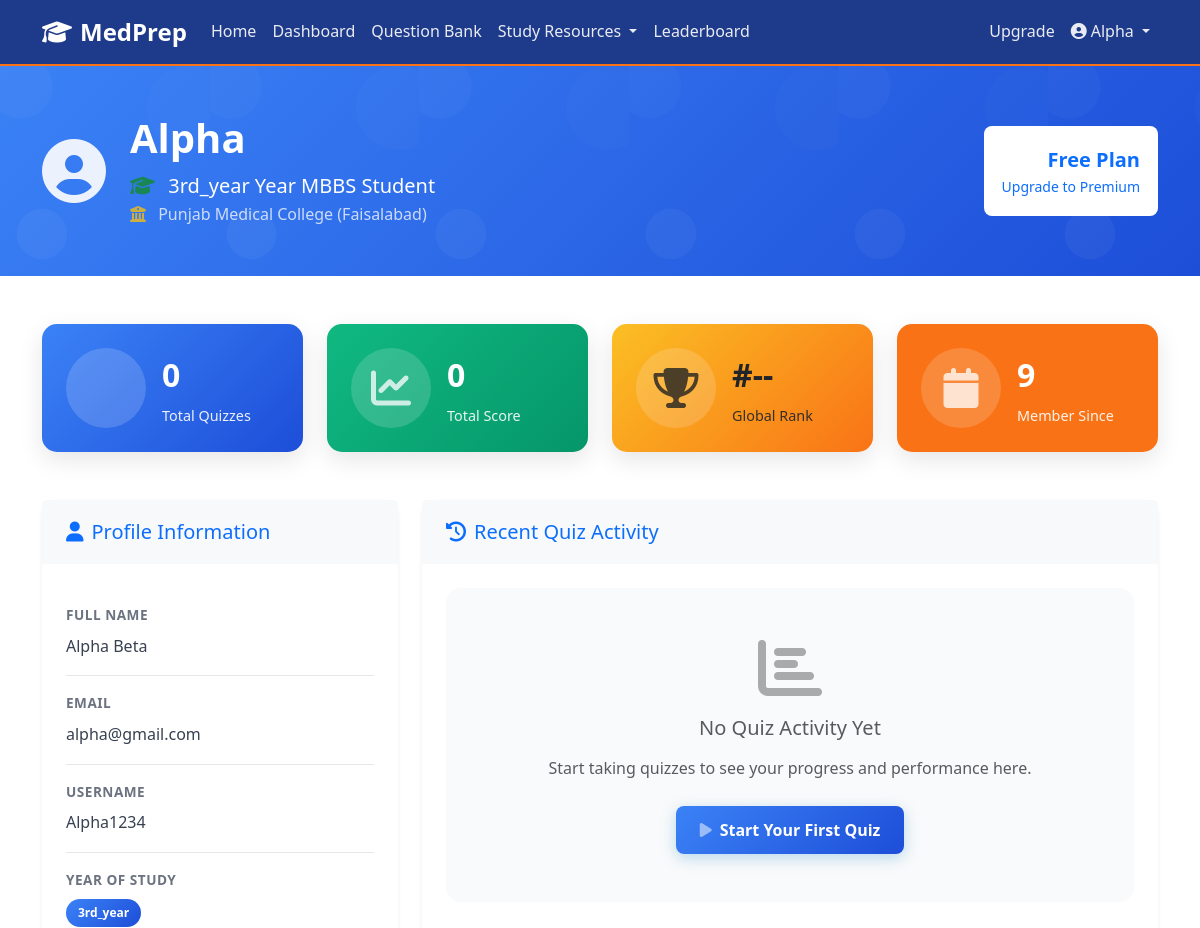
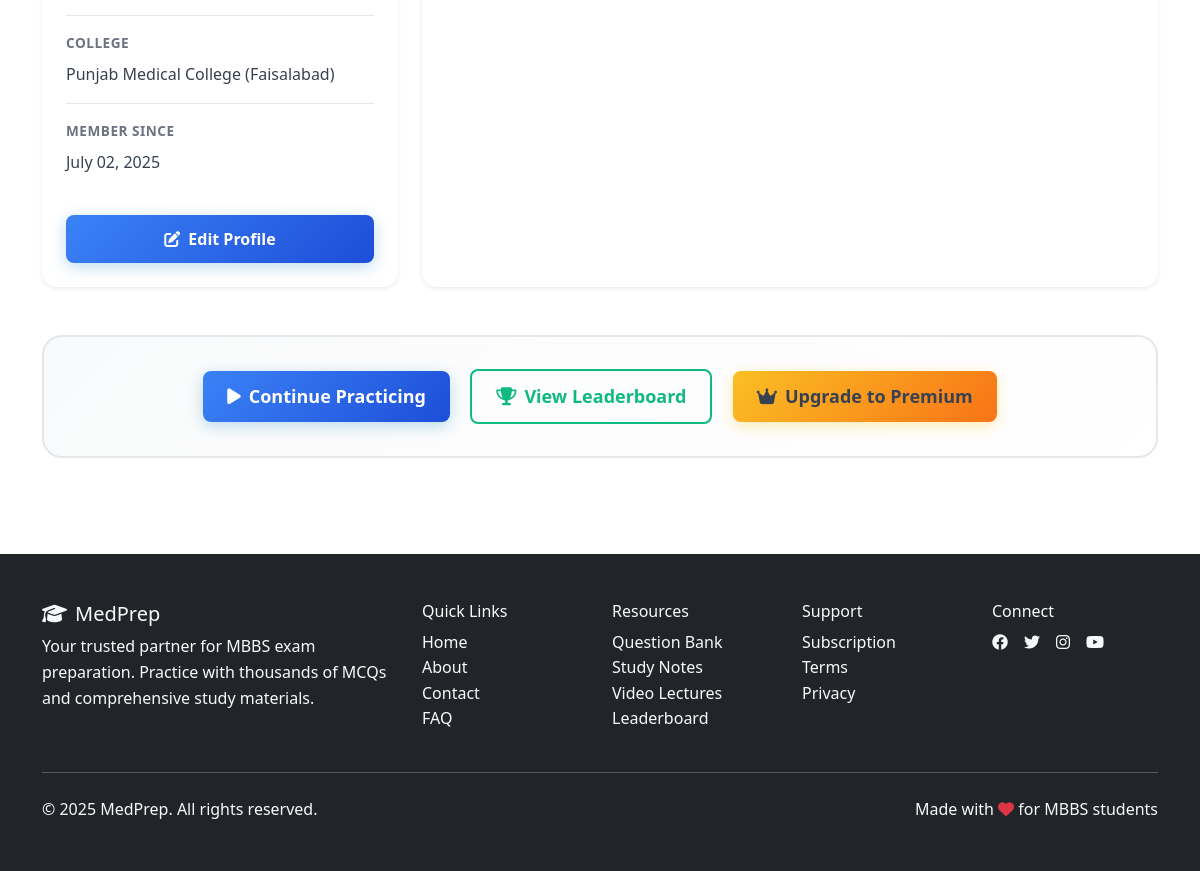
Before: /profile/ (signed in) with the older database file (2 pictures, top to bottom).
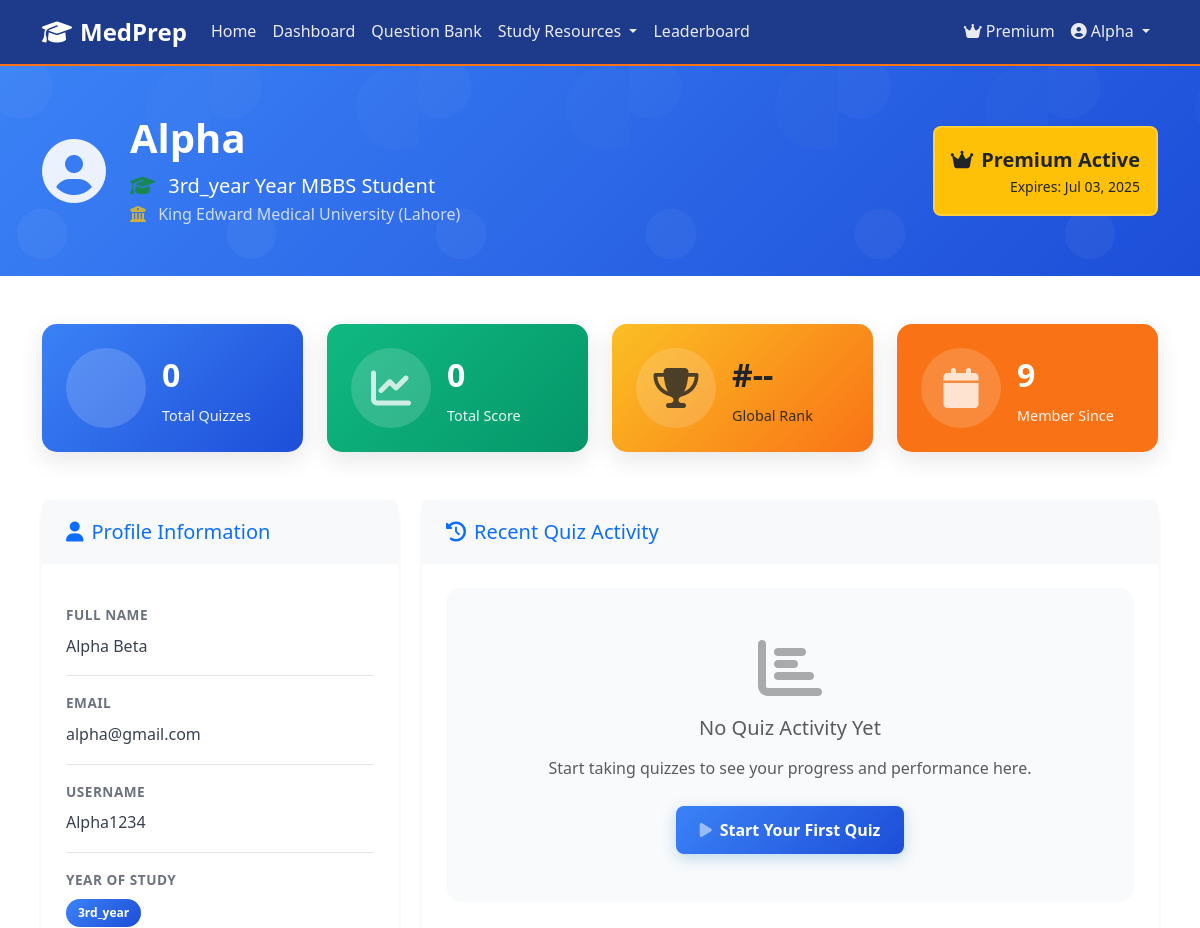
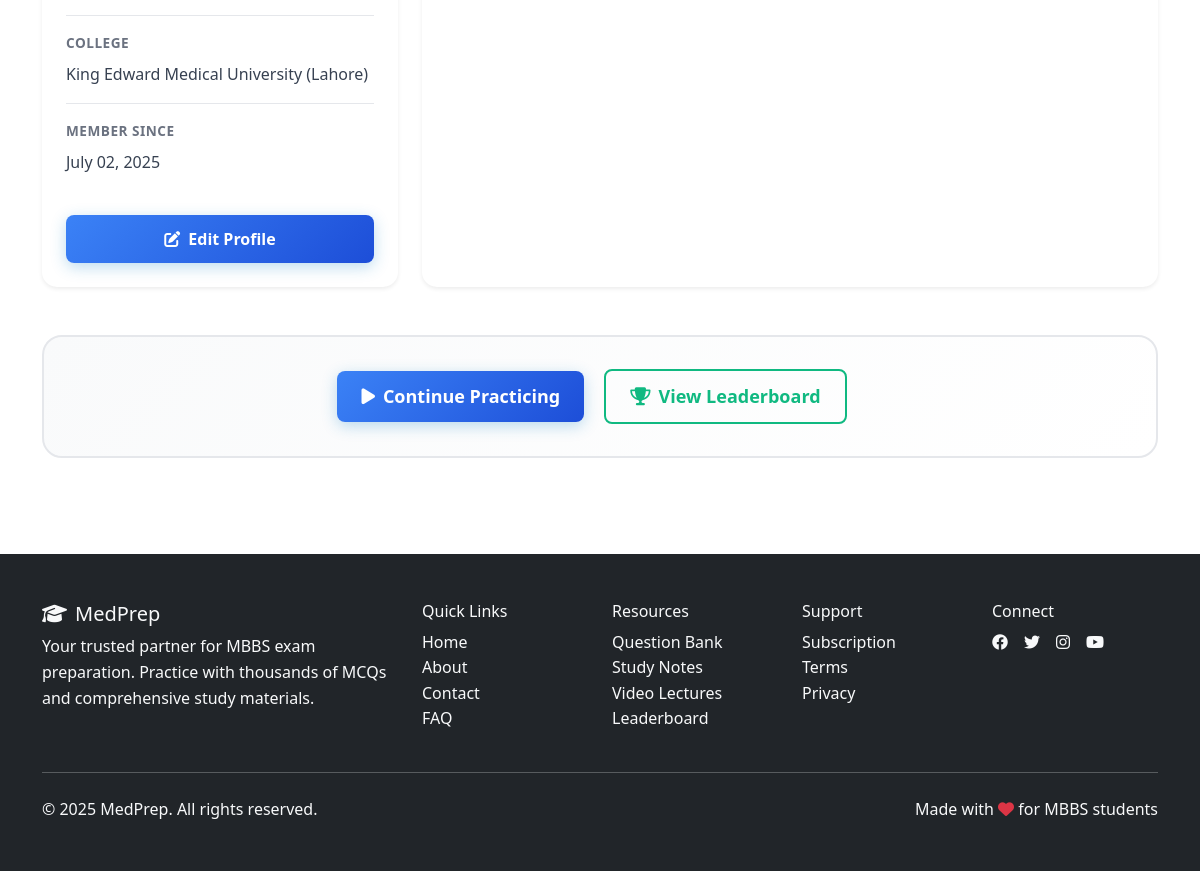
After: the same page with the newer database file (2 pictures, top to bottom).
### core/models/user_models.py (models this page shows, shortened)
class UserProfile(models.Model):
    YEAR_CHOICES = [
        ('1st_year', '1st Year MBBS'),
        ('2nd_year', '2nd Year MBBS'),
        ('3rd_year', '3rd Year MBBS'),
        ('4th_year', '4th Year MBBS'),
        ('final_year', '5th Year MBBS (Final)'),
        ('graduate', 'Graduate'),
    ]
    PROVINCE_CHOICES = [
        ('Punjab', 'Punjab'),
        ('Sindh', 'Sindh'),
        ('Khyber Pakhtunkhwa', 'Khyber Pakhtunkhwa'),
        ('Balochistan', 'Balochistan'),
        ('Azad Jammu & Kashmir', 'Azad Jammu & Kashmir'),
    ]
    COLLEGE_TYPE_CHOICES = [
        ('Public', 'Public'),
        ('Private', 'Private'),
    ]
    user = models.OneToOneField(User, on_delete=models.CASCADE)
    year_of_study = models.CharField(max_length=20, choices=YEAR_CHOICES, blank=True)
    province = models.CharField(max_length=100, choices=PROVINCE_CHOICES, blank=True)
    college_type = models.CharField(max_length=20, choices=COLLEGE_TYPE_CHOICES, blank=True)
    college_name = models.CharField(max_length=200, blank=True)
    phone_number = models.CharField(max_length=15, blank=True)
    profile_picture = models.ImageField(upload_to='uploads/profiles/', blank=True, null=True)
    is_premium = models.BooleanField(default=False)
    premium_expires_at = models.DateTimeField(null=True, blank=True)
    total_quiz_score = models.IntegerField(default=0)
    total_quizzes_taken = models.IntegerField(default=0)
    created_at = models.DateTimeField(auto_now_add=True)
    updated_at = models.DateTimeField(auto_now=True)
    tags = models.ManyToManyField('Tag', blank=True, help_text="Tags/groups assigned to this user")
    class Meta:
        verbose_name = 'User Profile'
        verbose_name_plural = 'User Profiles'
        ordering = ['-created_at']
    @property
    def is_premium_active(self):
        if not self.is_premium or not self.premium_expires_at:
            return False
        from django.utils import timezone
        return timezone.now() < self.premium_expires_at

### core/views/auth_views.py (the view, shortened to what this page needs)
# urls.py: path('profile/', views.ProfileView.as_view(), name='profile'),
class ProfileView(LoginRequiredMixin, TemplateView):
    template_name = 'core/auth/profile.html'
    def get_context_data(self, **kwargs):
        context = super().get_context_data(**kwargs)
        user = self.request.user
        try:
            profile = user.userprofile
        except UserProfile.DoesNotExist:
            profile = UserProfile.objects.create(
                user=user,
                year_of_study='1st',
                college_name='Not specified'
            )
        from ..models import QuizSession
        quiz_sessions = QuizSession.objects.filter(user=user, status='completed')
        recent_quizzes = quiz_sessions.order_by('-completed_at')[:10]
        subject_performance = {}
        context.update({
            'profile': profile,
            'recent_quizzes': recent_quizzes,
            'subject_performance': subject_performance,
            'total_quizzes': quiz_sessions.count(),
        })
        return context

### core/context_processors.py (called while the page is built)
def site_context(request):
    context = {
        'site_name': 'MedPrep',
        'site_description': 'MBBS Exam Preparation Platform',
        'current_year': 2025,
    }
    if request.user.is_authenticated:
        try:
            context['user_profile'] = request.user.userprofile
        except:
            context['user_profile'] = None
    return context

### templates/core/auth/profile.html (shortened to what the changed rows need)
{% extends 'base.html' %}
{% load static %}
{% block extra_css %}
<link href="{% static 'core/css/profile.css' %}?v=1.0" rel="stylesheet">
{% endblock %}
{% block content %}
<div class="profile-header bg-primary text-white py-5">
    <div class="container">
        <div class="row align-items-center">
            <div class="col-lg-8">
                <div class="d-flex align-items-center">
                    <div>
                        <h1 class="display-6 fw-bold mb-2">{{ user.first_name|default:user.username }}</h1>
                        <p class="lead mb-0">
                            <i class="fas fa-graduation-cap text-success me-2"></i>
                            {{ profile.year_of_study }} Year MBBS Student
                        </p>
                        <p class="mb-0 opacity-75">
                            <i class="fas fa-university text-warning me-2"></i>
                            {{ profile.college_name }}
                        </p>
                    </div>
                </div>
            </div>
            <div class="col-lg-4 text-end">
                {% if profile.is_premium_active %}
                <div class="premium-status bg-warning text-dark p-3 rounded-3 d-inline-block">
                    <div class="fw-bold fs-5">
                        <i class="fas fa-crown me-2"></i>Premium Active
                    </div>
                    <div class="small">Expires: {{ profile.premium_expires_at|date:"M d, Y" }}</div>
                </div>
                {% else %}
                <div class="free-status bg-white text-primary p-3 rounded-3 d-inline-block">
                    <div class="fw-bold fs-5">Free Plan</div>
                    <div class="small">
                        <a href="{% url 'core:subscription' %}" class="text-primary text-decoration-none">
                            Upgrade to Premium
                        </a>
                    </div>
                </div>
                {% endif %}
            </div>
        </div>
    </div>
</div>
<div class="container py-5">
    <div class="row g-4 mb-5">
        <div class="col-md-3">
            <div class="stat-card bg-success text-white">
                <div class="stat-content">
                    <div class="stat-number">{{ profile.total_quiz_score }}</div>
                    <div class="stat-label">Total Score</div>
                </div>
            </div>
        </div>
        <div class="col-md-3">
            <div class="stat-card bg-orange text-white">
                <div class="stat-content">
                    <div class="stat-number">{{ profile.user.date_joined|timesince|truncatewords:1 }}</div>
                    <div class="stat-label">Member Since</div>
                </div>
            </div>
        </div>
    </div>
    <div class="row g-4">
        <div class="col-lg-4">
            <div class="card border-0 shadow-sm h-100">
                <div class="card-body">
                    <div class="profile-info">
                        <div class="info-item">
                            <div class="info-value">
                                <span class="badge bg-primary">{{ profile.year_of_study }}</span>
                            </div>
                        </div>
                        <div class="info-item">
                            <label class="info-label">College</label>
                            <div class="info-value">{{ profile.college_name }}</div>
                        </div>
                    </div>
                </div>
            </div>
        </div>
    </div>
    <div class="row mt-5">
        <div class="col-12 text-center">
            <div class="action-buttons">
                <a href="{% url 'core:question_bank' %}" class="btn btn-primary btn-lg me-3">
                    <i class="fas fa-play me-2"></i>Continue Practicing
                </a>
                <a href="{% url 'core:leaderboard' %}" class="btn btn-outline-success btn-lg me-3">
                    <i class="fas fa-trophy me-2"></i>View Leaderboard
                </a>
                {% if not profile.is_premium_active %}
                <a href="{% url 'core:subscription' %}" class="btn btn-warning btn-lg">
                    <i class="fas fa-crown me-2"></i>Upgrade to Premium
                </a>
                {% endif %}
            </div>
        </div>
    </div>
</div>
{% endblock %}

### templates/base.html (shortened to what the changed rows need)
<!DOCTYPE html>
<html lang="en">
<head>
    <link href="https://cdn.jsdelivr.net/npm/bootstrap@5.3.0/dist/css/bootstrap.min.css" rel="stylesheet">
    <link href="https://cdnjs.cloudflare.com/ajax/libs/font-awesome/6.4.0/css/all.min.css" rel="stylesheet">
    <link href="{% load static %}{% static 'core/css/main.css' %}?v=2025-final-navigation" rel="stylesheet">
    {% block extra_css %}{% endblock %}
</head>
<body class="{% block body_class %}{% endblock %}">
    <nav class="navbar navbar-expand-lg navbar-dark bg-primary sticky-top">
        <div class="container">
            <div class="collapse navbar-collapse" id="navbarNav">
                <ul class="navbar-nav">
                    {% if user.is_authenticated %}
                        {% if user_profile and user_profile.is_premium_active %}
                        <li class="nav-item">
                            <span class="nav-link text-warning">
                                <i class="fas fa-crown me-1"></i>Premium
                            </span>
                        </li>
                        {% else %}
                        <li class="nav-item">
                            <a class="nav-link text-success" href="{% url 'core:subscription' %}">
                                Upgrade
                            </a>
                        </li>
                        {% endif %}
                    {% endif %}
                </ul>
            </div>
        </div>
    </nav>
    <main>
        {% block content %}{% endblock %}
    </main>
</body>
</html>

Changed rows visible on the page:
changed UserProfile "3rd_year": is_premium False → True (drawn); college_name "Punjab Medical College (Faisalabad)" → "King Edward Medical University (Lahore)"; premium_expires_at (not shown) → "Jul 03, 2025"
Other visible differences:
text no longer shown: "Upgrade Free Plan Upgrade to Premium Upgrade to Premium"
text now shown: "Premium Premium Active Expires:"
